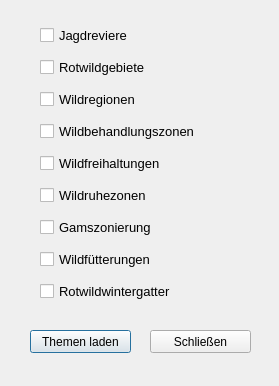
<?xml version="1.0" encoding="UTF-8"?>
<ui version="4.0">
 <class>frmJagd</class>
 <widget class="QDialog" name="frmJagd">
  <property name="geometry">
   <rect>
    <x>0</x>
    <y>0</y>
    <width>279</width>
    <height>386</height>
   </rect>
  </property>
  <property name="windowTitle">
   <string>Jagd</string>
  </property>
  <widget class="QPushButton" name="ButtonBlattschnitteOk">
   <property name="geometry">
    <rect>
     <x>30</x>
     <y>330</y>
     <width>101</width>
     <height>23</height>
    </rect>
   </property>
   <property name="text">
    <string>Themen laden</string>
   </property>
  </widget>
  <widget class="QPushButton" name="ButtonBlattschnitteCancel">
   <property name="geometry">
    <rect>
     <x>150</x>
     <y>330</y>
     <width>101</width>
     <height>23</height>
    </rect>
   </property>
   <property name="text">
    <string>Schließen</string>
   </property>
  </widget>
  <widget class="QWidget" name="layoutWidget">
   <property name="geometry">
    <rect>
     <x>40</x>
     <y>20</y>
     <width>201</width>
     <height>293</height>
    </rect>
   </property>
   <layout class="QVBoxLayout" name="verticalLayout">
    <item>
     <widget class="QCheckBox" name="ckJagdreviere">
      <property name="font">
       <font>
        <pointsize>10</pointsize>
       </font>
      </property>
      <property name="text">
       <string>Jagdreviere</string>
      </property>
      <attribute name="buttonGroup">
       <string notr="true">ckButtons</string>
      </attribute>
     </widget>
    </item>
    <item>
     <widget class="QCheckBox" name="ckRotwildgebiete">
      <property name="font">
       <font>
        <pointsize>10</pointsize>
       </font>
      </property>
      <property name="text">
       <string>Rotwildgebiete</string>
      </property>
      <attribute name="buttonGroup">
       <string notr="true">ckButtons</string>
      </attribute>
     </widget>
    </item>
    <item>
     <widget class="QCheckBox" name="ckWildregionen">
      <property name="font">
       <font>
        <pointsize>10</pointsize>
       </font>
      </property>
      <property name="text">
       <string>Wildregionen</string>
      </property>
      <attribute name="buttonGroup">
       <string notr="true">ckButtons</string>
      </attribute>
     </widget>
    </item>
    <item>
     <widget class="QCheckBox" name="ckWildbehandlungszonen">
      <property name="font">
       <font>
        <pointsize>10</pointsize>
       </font>
      </property>
      <property name="text">
       <string>Wildbehandlungszonen</string>
      </property>
      <attribute name="buttonGroup">
       <string notr="true">ckButtons</string>
      </attribute>
     </widget>
    </item>
    <item>
     <widget class="QCheckBox" name="ckWildfreihaltungen">
      <property name="font">
       <font>
        <pointsize>10</pointsize>
       </font>
      </property>
      <property name="text">
       <string>Wildfreihaltungen</string>
      </property>
      <attribute name="buttonGroup">
       <string notr="true">ckButtons</string>
      </attribute>
     </widget>
    </item>
    <item>
     <widget class="QCheckBox" name="ckWildruhezonen">
      <property name="font">
       <font>
        <pointsize>10</pointsize>
       </font>
      </property>
      <property name="text">
       <string>Wildruhezonen</string>
      </property>
      <attribute name="buttonGroup">
       <string notr="true">ckButtons</string>
      </attribute>
     </widget>
    </item>
    <item>
     <widget class="QCheckBox" name="ckGamszonierung">
      <property name="font">
       <font>
        <pointsize>10</pointsize>
       </font>
      </property>
      <property name="text">
       <string>Gamszonierung</string>
      </property>
      <attribute name="buttonGroup">
       <string notr="true">ckButtons</string>
      </attribute>
     </widget>
    </item>
    <item>
     <widget class="QCheckBox" name="ckWildfuetterungen">
      <property name="font">
       <font>
        <pointsize>10</pointsize>
       </font>
      </property>
      <property name="text">
       <string>Wildfütterungen</string>
      </property>
      <attribute name="buttonGroup">
       <string notr="true">ckButtons</string>
      </attribute>
     </widget>
    </item>
    <item>
     <widget class="QCheckBox" name="ckRotwildwintergatter">
      <property name="font">
       <font>
        <pointsize>10</pointsize>
       </font>
      </property>
      <property name="text">
       <string>Rotwildwintergatter</string>
      </property>
      <attribute name="buttonGroup">
       <string notr="true">ckButtons</string>
      </attribute>
     </widget>
    </item>
   </layout>
  </widget>
 </widget>
 <resources/>
 <connections>
  <connection>
   <sender>ButtonBlattschnitteOk</sender>
   <signal>clicked()</signal>
   <receiver>frmJagd</receiver>
   <slot>accept()</slot>
   <hints>
    <hint type="sourcelabel">
     <x>150</x>
     <y>481</y>
    </hint>
    <hint type="destinationlabel">
     <x>199</x>
     <y>260</y>
    </hint>
   </hints>
  </connection>
  <connection>
   <sender>ButtonBlattschnitteCancel</sender>
   <signal>clicked()</signal>
   <receiver>frmJagd</receiver>
   <slot>close()</slot>
   <hints>
    <hint type="sourcelabel">
     <x>160</x>
     <y>471</y>
    </hint>
    <hint type="destinationlabel">
     <x>175</x>
     <y>277</y>
    </hint>
   </hints>
  </connection>
 </connections>
 <buttongroups>
  <buttongroup name="ckButtons">
   <property name="exclusive">
    <bool>false</bool>
   </property>
  </buttongroup>
 </buttongroups>
</ui>
